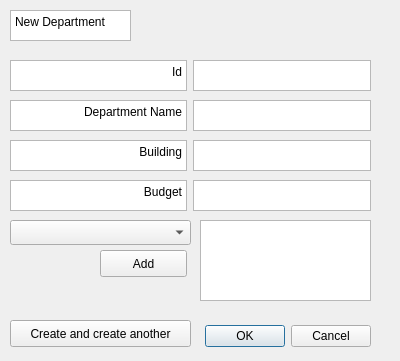
<?xml version="1.0" encoding="UTF-8"?>
<ui version="4.0">
 <class>newDepartment</class>
 <widget class="QDialog" name="newDepartment">
  <property name="geometry">
   <rect>
    <x>0</x>
    <y>0</y>
    <width>400</width>
    <height>361</height>
   </rect>
  </property>
  <property name="windowTitle">
   <string>Dialog</string>
  </property>
  <widget class="QDialogButtonBox" name="buttonBox">
   <property name="geometry">
    <rect>
     <x>30</x>
     <y>320</y>
     <width>341</width>
     <height>32</height>
    </rect>
   </property>
   <property name="orientation">
    <enum>Qt::Horizontal</enum>
   </property>
   <property name="standardButtons">
    <set>QDialogButtonBox::Cancel|QDialogButtonBox::Ok</set>
   </property>
  </widget>
  <widget class="QPushButton" name="addCourse">
   <property name="geometry">
    <rect>
     <x>100</x>
     <y>250</y>
     <width>87</width>
     <height>27</height>
    </rect>
   </property>
   <property name="text">
    <string>Add</string>
   </property>
  </widget>
  <widget class="QListWidget" name="coursesAdded">
   <property name="geometry">
    <rect>
     <x>200</x>
     <y>220</y>
     <width>171</width>
     <height>81</height>
    </rect>
   </property>
  </widget>
  <widget class="QTextBrowser" name="textBrowser_5">
   <property name="geometry">
    <rect>
     <x>10</x>
     <y>10</y>
     <width>121</width>
     <height>31</height>
    </rect>
   </property>
   <property name="html">
    <string>&lt;!DOCTYPE HTML PUBLIC &quot;-//W3C//DTD HTML 4.0//EN&quot; &quot;http://www.w3.org/TR/REC-html40/strict.dtd&quot;&gt;
&lt;html&gt;&lt;head&gt;&lt;meta name=&quot;qrichtext&quot; content=&quot;1&quot; /&gt;&lt;style type=&quot;text/css&quot;&gt;
p, li { white-space: pre-wrap; }
&lt;/style&gt;&lt;/head&gt;&lt;body style=&quot; font-family:'Noto Sans'; font-size:9pt; font-weight:400; font-style:normal;&quot;&gt;
&lt;p style=&quot; margin-top:0px; margin-bottom:0px; margin-left:0px; margin-right:0px; -qt-block-indent:0; text-indent:0px;&quot;&gt;New Department&lt;/p&gt;&lt;/body&gt;&lt;/html&gt;</string>
   </property>
  </widget>
  <widget class="QWidget" name="layoutWidget">
   <property name="geometry">
    <rect>
     <x>10</x>
     <y>100</y>
     <width>361</width>
     <height>31</height>
    </rect>
   </property>
   <layout class="QHBoxLayout" name="horizontalLayout">
    <item>
     <widget class="QTextBrowser" name="textBrowser">
      <property name="html">
       <string>&lt;!DOCTYPE HTML PUBLIC &quot;-//W3C//DTD HTML 4.0//EN&quot; &quot;http://www.w3.org/TR/REC-html40/strict.dtd&quot;&gt;
&lt;html&gt;&lt;head&gt;&lt;meta name=&quot;qrichtext&quot; content=&quot;1&quot; /&gt;&lt;style type=&quot;text/css&quot;&gt;
p, li { white-space: pre-wrap; }
&lt;/style&gt;&lt;/head&gt;&lt;body style=&quot; font-family:'Noto Sans'; font-size:9pt; font-weight:400; font-style:normal;&quot;&gt;
&lt;p align=&quot;right&quot; style=&quot; margin-top:0px; margin-bottom:0px; margin-left:0px; margin-right:0px; -qt-block-indent:0; text-indent:0px;&quot;&gt;Department Name&lt;/p&gt;&lt;/body&gt;&lt;/html&gt;</string>
      </property>
     </widget>
    </item>
    <item>
     <widget class="QTextEdit" name="name"/>
    </item>
   </layout>
  </widget>
  <widget class="QWidget" name="layoutWidget_2">
   <property name="geometry">
    <rect>
     <x>10</x>
     <y>180</y>
     <width>361</width>
     <height>31</height>
    </rect>
   </property>
   <layout class="QHBoxLayout" name="horizontalLayout_3">
    <item>
     <widget class="QTextBrowser" name="textBrowser_3">
      <property name="html">
       <string>&lt;!DOCTYPE HTML PUBLIC &quot;-//W3C//DTD HTML 4.0//EN&quot; &quot;http://www.w3.org/TR/REC-html40/strict.dtd&quot;&gt;
&lt;html&gt;&lt;head&gt;&lt;meta name=&quot;qrichtext&quot; content=&quot;1&quot; /&gt;&lt;style type=&quot;text/css&quot;&gt;
p, li { white-space: pre-wrap; }
&lt;/style&gt;&lt;/head&gt;&lt;body style=&quot; font-family:'Noto Sans'; font-size:9pt; font-weight:400; font-style:normal;&quot;&gt;
&lt;p align=&quot;right&quot; style=&quot; margin-top:0px; margin-bottom:0px; margin-left:0px; margin-right:0px; -qt-block-indent:0; text-indent:0px;&quot;&gt;Budget&lt;/p&gt;&lt;/body&gt;&lt;/html&gt;</string>
      </property>
     </widget>
    </item>
    <item>
     <widget class="QTextEdit" name="budget"/>
    </item>
   </layout>
  </widget>
  <widget class="QWidget" name="layoutWidget_3">
   <property name="geometry">
    <rect>
     <x>10</x>
     <y>60</y>
     <width>361</width>
     <height>31</height>
    </rect>
   </property>
   <layout class="QHBoxLayout" name="horizontalLayout_4">
    <item>
     <widget class="QTextBrowser" name="textBrowser_4">
      <property name="html">
       <string>&lt;!DOCTYPE HTML PUBLIC &quot;-//W3C//DTD HTML 4.0//EN&quot; &quot;http://www.w3.org/TR/REC-html40/strict.dtd&quot;&gt;
&lt;html&gt;&lt;head&gt;&lt;meta name=&quot;qrichtext&quot; content=&quot;1&quot; /&gt;&lt;style type=&quot;text/css&quot;&gt;
p, li { white-space: pre-wrap; }
&lt;/style&gt;&lt;/head&gt;&lt;body style=&quot; font-family:'Noto Sans'; font-size:9pt; font-weight:400; font-style:normal;&quot;&gt;
&lt;p align=&quot;right&quot; style=&quot; margin-top:0px; margin-bottom:0px; margin-left:0px; margin-right:0px; -qt-block-indent:0; text-indent:0px;&quot;&gt;Id&lt;/p&gt;&lt;/body&gt;&lt;/html&gt;</string>
      </property>
     </widget>
    </item>
    <item>
     <widget class="QTextEdit" name="name_2"/>
    </item>
   </layout>
  </widget>
  <widget class="QComboBox" name="courses">
   <property name="geometry">
    <rect>
     <x>10</x>
     <y>220</y>
     <width>181</width>
     <height>25</height>
    </rect>
   </property>
  </widget>
  <widget class="QPushButton" name="addCourse_2">
   <property name="geometry">
    <rect>
     <x>10</x>
     <y>320</y>
     <width>181</width>
     <height>27</height>
    </rect>
   </property>
   <property name="text">
    <string>Create and create another</string>
   </property>
  </widget>
  <widget class="QWidget" name="layoutWidget_4">
   <property name="geometry">
    <rect>
     <x>10</x>
     <y>140</y>
     <width>361</width>
     <height>31</height>
    </rect>
   </property>
   <layout class="QHBoxLayout" name="horizontalLayout_2">
    <item>
     <widget class="QTextBrowser" name="textBrowser_2">
      <property name="html">
       <string>&lt;!DOCTYPE HTML PUBLIC &quot;-//W3C//DTD HTML 4.0//EN&quot; &quot;http://www.w3.org/TR/REC-html40/strict.dtd&quot;&gt;
&lt;html&gt;&lt;head&gt;&lt;meta name=&quot;qrichtext&quot; content=&quot;1&quot; /&gt;&lt;style type=&quot;text/css&quot;&gt;
p, li { white-space: pre-wrap; }
&lt;/style&gt;&lt;/head&gt;&lt;body style=&quot; font-family:'Noto Sans'; font-size:9pt; font-weight:400; font-style:normal;&quot;&gt;
&lt;p align=&quot;right&quot; style=&quot; margin-top:0px; margin-bottom:0px; margin-left:0px; margin-right:0px; -qt-block-indent:0; text-indent:0px;&quot;&gt;Building&lt;/p&gt;&lt;/body&gt;&lt;/html&gt;</string>
      </property>
     </widget>
    </item>
    <item>
     <widget class="QTextEdit" name="building"/>
    </item>
   </layout>
  </widget>
 </widget>
 <resources/>
 <connections/>
</ui>
